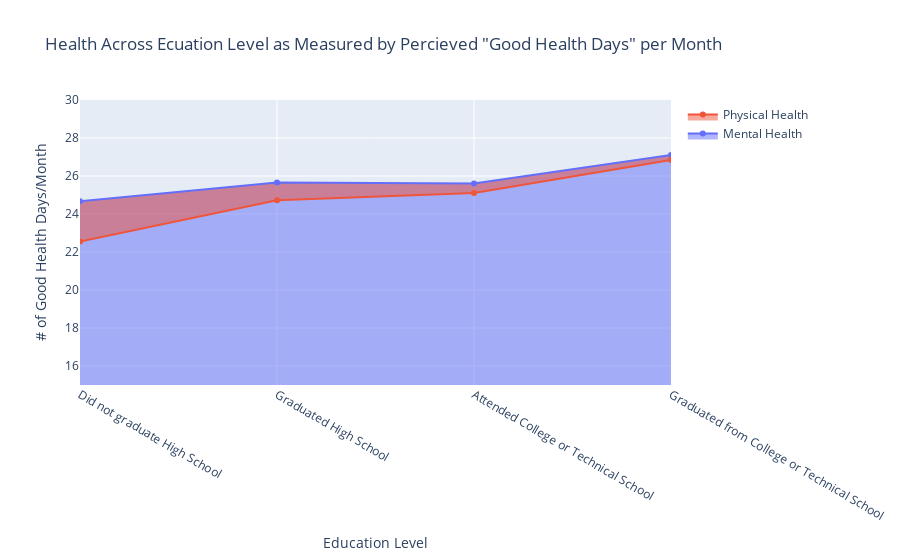

Write notebook code for a chart like this one.
### Code cell
labels = ['Mental Health', 'Physical Health']
colors = ['rgb(67,67,67)', 'rgb(49,130,189)']
mode_size = [8, 8]
line_size = [2, 2]

fig = go.Figure()

fig.add_trace(go.Scatter(
        x=df_men_ed['_EDUCAG'], y=df_men_ed['REV_MENTHLTH'], 
        fill='tozeroy',
        #mode='none',
        name=labels[0],
        #line=dict(color=colors[0], width=line_size[0]),
        connectgaps=True,
        
    ))

    # endpoints
fig.add_trace(go.Scatter(
        x=df_phys_ed['_EDUCAG'], y=df_phys_ed['REV_PHYSHLTH'],
        fill='tonexty',
        #mode='none',
        name=labels[1],
        #marker=dict(color=colors[1], size=mode_size[1])
    ))
fig.update_yaxes(range=[15, 30])
fig.update_layout(title='Health Across Ecuation Level as Measured by Percieved "Good Health Days" per Month',
                   xaxis_title='Education Level',
                   yaxis_title='# of Good Health Days/Month')

### Figure 1 — Plotly figure (JSON) as saved in the notebook; plotly's stock layout.template omitted (floating-point values rounded to 4 significant figures)
{"data": [{"connectgaps": true, "fill": "tozeroy", "name": "Mental Health", "type": "scatter", "x": ["Did not graduate High School", "Graduated High School", "Attended College or Technical School", "Graduated from College or Technical School"], "y": [24.67, 25.65, 25.61, 27.11]}, {"fill": "tonexty", "name": "Physical Health", "type": "scatter", "x": ["Did not graduate High School", "Graduated High School", "Attended College or Technical School", "Graduated from College or Technical School"], "y": [22.55, 24.73, 25.1, 26.84]}], "layout": {"title": {"text": "Health Across Ecuation Level as Measured by Percieved \"Good Health Days\" per Month"}, "xaxis": {"title": {"text": "Education Level"}}, "yaxis": {"range": [15, 30], "title": {"text": "# of Good Health Days/Month"}}}}
